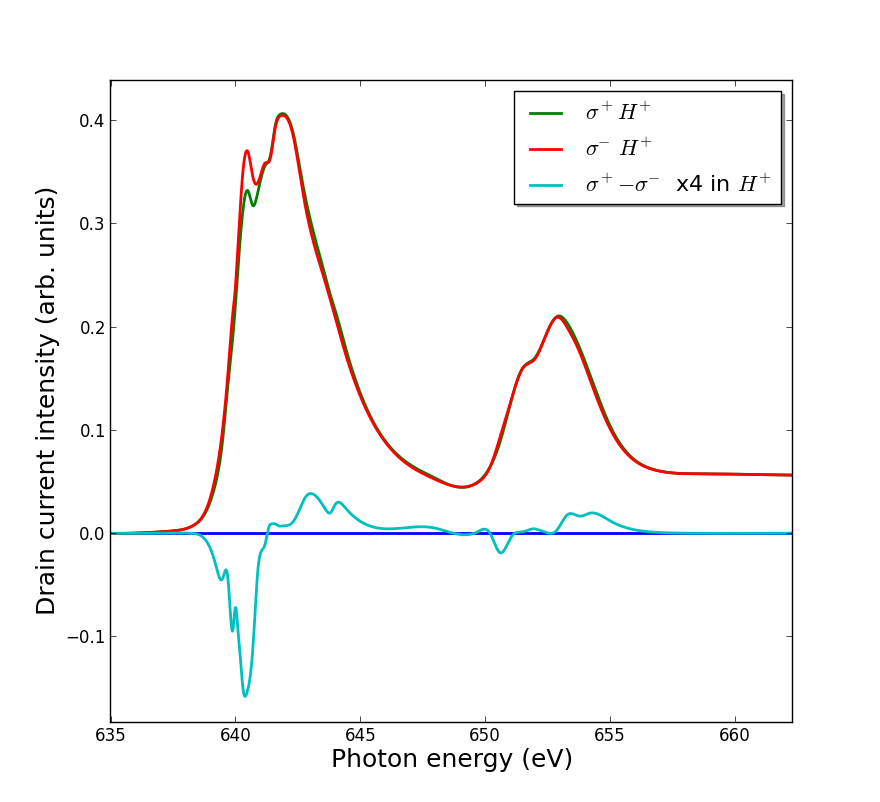

Here is the Python script that generated this plot:
"""
Script to analyse XLD and XMCD spectra
"""
import matplotlib.lines as mlines
import matplotlib.pyplot as plt
import numpy as np
import math
import copy
import random
import h5py
import copy
from scipy import interpolate

smooth = .0003
FILE_LC = "../../Data/i09-75704.nxs"
FILE_LCflip = "../../Data/i09-75718.nxs"
FILE_RC = "../../Data/i09-75705.nxs"
FILE_RCflip = "../../Data/i09-75719.nxs"
delta_E = 0.05 #eV, absolute
delta_int = 0.01 #relative

import csv
def save(energies, spectrum, ext):
    name = 'LMO4MNex'
    with open('csv/'+name+'-'+ext+'.csv', 'wb') as f:
        writer = csv.writer(f)
        writer.writerow(('energy','intensity'))
        for n, s in enumerate(spectrum):
            writer.writerow((energies[n], s))
        f.close()

def getBackground(energies, spectrum):
    
    points = [1, 35, 80, 155, 190, 245, 278]
    B = 1
    answ = "n"

    # Substracting pre-edge
    minimum = min(spectrum[points[0]:points[1]])
    spectrum = [s-minimum for s in spectrum]

    # Simulating step-function
    step = []
    start = spectrum[points[1]]
    mid = spectrum[points[3]]
    end = spectrum[points[5]]
    try:
        for e in energies:
            # fermi-dirac distribution-like normalisation function
            n = diff1/(math.exp((energies[points[2]]-e)/B)+1)
            m = diff2/(math.exp((energies[points[4]]-e)/B)+1)
            step.append(n+m)
    except:
        diff1 = mid - start
        diff2 = end - mid
        global diff1
        global diff2
        for e in energies:
            # fermi-dirac distribution-like normalisation function
            n = diff1/(math.exp((energies[points[2]]-e)/B)+1)
            m = diff2/(math.exp((energies[points[4]]-e)/B)+1)
            step.append(n+m)
    fitspect = [s - step[n] for n, s in enumerate(spectrum)]

##    while answ == "n":
##        plt.plot(energies, spectrum)
##        plt.plot(energies, [s+start for s in step])
##        for p in points:
##            plt.axvline(energies[p], color='k', linestyle='solid')
##        plt.show()
##            
##        answ = raw_input("Are the lines placed correctly? y/n: ")
##        while answ != "n" and answ != "y":
##            answ = raw_input("Use 'y' or 'n'. Are the lines correct?: ")
##
##        if answ == "y": break
##        print "Previous lines were places at ",points
##        for n, p in enumerate(points):
##            try: points[n] = int(raw_input("Line "+str(n+1)+" to: "))
##            except:
##                print "Invalid syntax"
##                points[n] = int(raw_input("Line "+str(n+1)+" to: "))
##        print points

    # Fitting 4th order polynomial to bg without step
    bg = range(points[0],points[1]) + [points[3]] + range(points[5],points[6])
    x, y = [energies[n] for n in bg], [fitspect[n] for n in bg]
    a, b, c, d, e =  np.polyfit(x, y, 4)
    norm = [a*i**4 + b*i**3 + c*i**2 + d*i + e for i in energies]
    spectNorm = [s-norm[n]+step[n] for n, s in enumerate(fitspect)]

    reg = [points[1], points[3], points[5]]
    return norm, spectNorm, reg

def getError(intensity, energies, delta_E, delta_int):
    
    error = []
    for n, e in enumerate(energies):
        try:
            a = (intensity[n+1] - intensity[n-1])/(energies[n+1]-energies[n-1])
            i_err = intensity[n] * delta_int
            e_err = a * delta_E
            error.append(math.sqrt(i_err**2 + e_err**2))
        except: error.append(0)

    return error

def getMagnetism(int1, int2, energies, reg):
    # Getting error expectation for each data point    
    int1_error = getError(int1, energies, delta_E, delta_int)
    int2_error = getError(int2, energies, delta_E, delta_int)
    
    # Putting together the XMCD spectrum    
    s = []
    error = []
    for n, e in enumerate(energies):
        new = int1[n] - int2[n]
        err = math.sqrt(int1_error[n]**2 + int2_error[n]**2)
        s.append(new)
        error.append(err)
        
    # Read data
    A, B, A_err, B_err = 0, 0, 0, 0
    for n, e in enumerate(energies):
        if e > reg[0] and e < reg[1]:
            A += s[n]
            A_err += error[n]**2
        elif e > reg[1] and e < reg[2]:
            B += s[n]
            B_err += error[n]**2
    A_err = math.sqrt(A_err)
    B_err = math.sqrt(B_err)

    A = abs(A)
    B = abs(B)
    
    C = 10.0         # beV
    # Calculate m_s
    m_s = 1/C*(2*B - A)
    m_s_err = 1/C* math.sqrt((2*B_err)**2 + A_err**2)

    # Calculate m_o
    m_o = -2/3/C*(A + B)
    m_o_err = -2/3/C * math.sqrt(A_err**2 + B_err**2)
    
    print "m_s has a value of "+str(m_s)+" +- "+str(100*abs(m_s_err/m_s))+"%"
    print "m_o has a value of "+str(m_o)+" +- "+str(100*abs(m_o_err/m_o))+"%"
    print "Ratio: "+str(m_o/m_s)+" +- "+str(100*math.sqrt((m_s_err/m_s)**2 + (m_o_err/m_o)**2))+" %"

    return m_o, m_o_err, m_s, m_s_err

if __name__ == '__main__':
    print "Gathering measurements data"
    
    with h5py.File(FILE_LC, 'r') as f:
        energies = f["/entry1/smpmamp39/pgmenergy"]
        
        spectrum = f["/entry1/smpmamp39/smpmamp39"]
        i_0 = f["/entry1/instrument/sm5amp8/sm5amp8"]

        LCEnergies = [e for e in energies]
        LCSpectrum = [s/i_0[n] for n, s in enumerate(spectrum)]

    with h5py.File(FILE_LCflip, 'r') as f:
        energies = f["/entry1/smpmamp39/pgmenergy"]
        
        spectrum = f["/entry1/smpmamp39/smpmamp39"]
        i_0 = f["/entry1/instrument/sm5amp8/sm5amp8"]

        LCflipEnergies = [e for e in energies]
        LCflipSpectrum = [s/i_0[n] for n, s in enumerate(spectrum)]

    with h5py.File(FILE_RC, 'r') as f:
        energies = f["/entry1/smpmamp39/pgmenergy"]
        spectrum = f["/entry1/smpmamp39/smpmamp39"]
        
        i_0 = f["/entry1/instrument/sm5amp8/sm5amp8"]

        RCEnergies = [e for e in energies]
        RCSpectrum = [s/i_0[n] for n, s in enumerate(spectrum)]

    with h5py.File(FILE_RCflip, 'r') as f:
        energies = f["/entry1/smpmamp39/pgmenergy"]
        spectrum = f["/entry1/smpmamp39/smpmamp39"]
        
        i_0 = f["/entry1/instrument/sm5amp8/sm5amp8"]

        RCflipEnergies = [e for e in energies]
        RCflipSpectrum = [s/i_0[n] for n, s in enumerate(spectrum)]

    energies = np.linspace(LCEnergies[0], LCEnergies[-1], num=len(LCEnergies)*5, endpoint=True)

    print "============"
    print "First background"
    print "============"
    LCNorm, LCSpectrum_norm, reg = getBackground(LCEnergies, LCSpectrum)
    splineRep = interpolate.splrep(LCEnergies, LCSpectrum_norm, s=smooth)
    LCSpectrum_norm = interpolate.splev(energies, splineRep, der=0)
    print "============"
    print "Second background"
    print "============"
    LCflipNorm, LCflipSpectrum_norm, reg = getBackground(LCflipEnergies, LCflipSpectrum)
    splineRep = interpolate.splrep(LCflipEnergies, LCflipSpectrum_norm, s=smooth)
    LCflipSpectrum_norm = interpolate.splev(energies, splineRep, der=0)
    print "============"
    print "Third background"
    print "============"
    RCNorm, RCSpectrum_norm, reg = getBackground(RCEnergies, RCSpectrum)
    splineRep = interpolate.splrep(RCEnergies, RCSpectrum_norm, s=smooth)
    RCSpectrum_norm = interpolate.splev(energies, splineRep, der=0)
    print "============"
    print "Fourth background"
    print "============"
    RCflipNorm, RCflipSpectrum_norm, reg = getBackground(RCflipEnergies, RCflipSpectrum)
    splineRep = interpolate.splrep(RCflipEnergies, RCflipSpectrum_norm, s=smooth)
    RCflipSpectrum_norm = interpolate.splev(energies, splineRep, der=0)

    # Get magnetism
##    m_o, m_o_err, m_s, m_s_err = getMagnetism(RCSpectrum_norm, LCSpectrum_norm, energies, reg)

    # Make XMCD
    XMCD = [(LCSpectrum_norm[n]-s)*4 for n, s in enumerate(RCSpectrum_norm)]      
    XMCDflip = [(LCflipSpectrum_norm[n]-s)*4 for n, s in enumerate(RCflipSpectrum_norm)]

    # Save data to CSV
    spectra = [LCSpectrum_norm, LCflipSpectrum_norm, RCSpectrum_norm, RCflipSpectrum_norm, XMCD]
    for n, s in enumerate(spectra):
        save(energies, s, str(n+1))

    # Plot data
    plt.plot(energies, [0 for e in energies], linewidth=2.0)
##    plt.plot(RCEnergies, LCSpectrum)
##    plt.plot(RCEnergies, LCNorm)
    plt.plot(energies, LCSpectrum_norm, label='$\sigma^+H^+$', linewidth=2.0)
##    plt.plot(RCEnergies, LCflipSpectrum_norm, 'k--',label='$\sigma^+H^-$')
    plt.plot(energies, RCSpectrum_norm, label='$\sigma^-H^+$', linewidth=2.0)
##    plt.plot(RCEnergies, RCflipSpectrum_norm, 'k:', label='$\sigma^-H^-$')
    plt.plot(energies, XMCD, label='$\sigma^+-\sigma^-$ x4 in $H^+$', linewidth=2.0)
##    plt.plot(energies, XMCDflip, 'k--', label='$\sigma^+-\sigma^-$ x4 in $H^-$')
    
    legend = plt.legend(loc='upper right', shadow=True, fontsize=16)
##    title = plt.title("Mn L XMCD spectrum of ex-situ STO|LMO(4)")
    plt.xlabel("Photon energy (eV)", fontsize=18)
    plt.ylabel("Drain current intensity (arb. units)", fontsize=18)
##    plt.text(energies[reg[1]]-5,min(XMCD), "m_s = "+str(m_s)+" +- "+str(abs(100*m_s_err/m_s))+"%\n"+
##                                    "m_o = "+str(m_o)+" +- "+str(abs(100*m_o_err/m_o))+"%\n"+
##                                    "Ratio = "+str(m_o/m_s)+" +- "+str(100*math.sqrt((m_s_err/m_s)**2 + (m_o_err/m_o)**2))+" %",
##             fontsize=10)
##    
    plt.show()   
